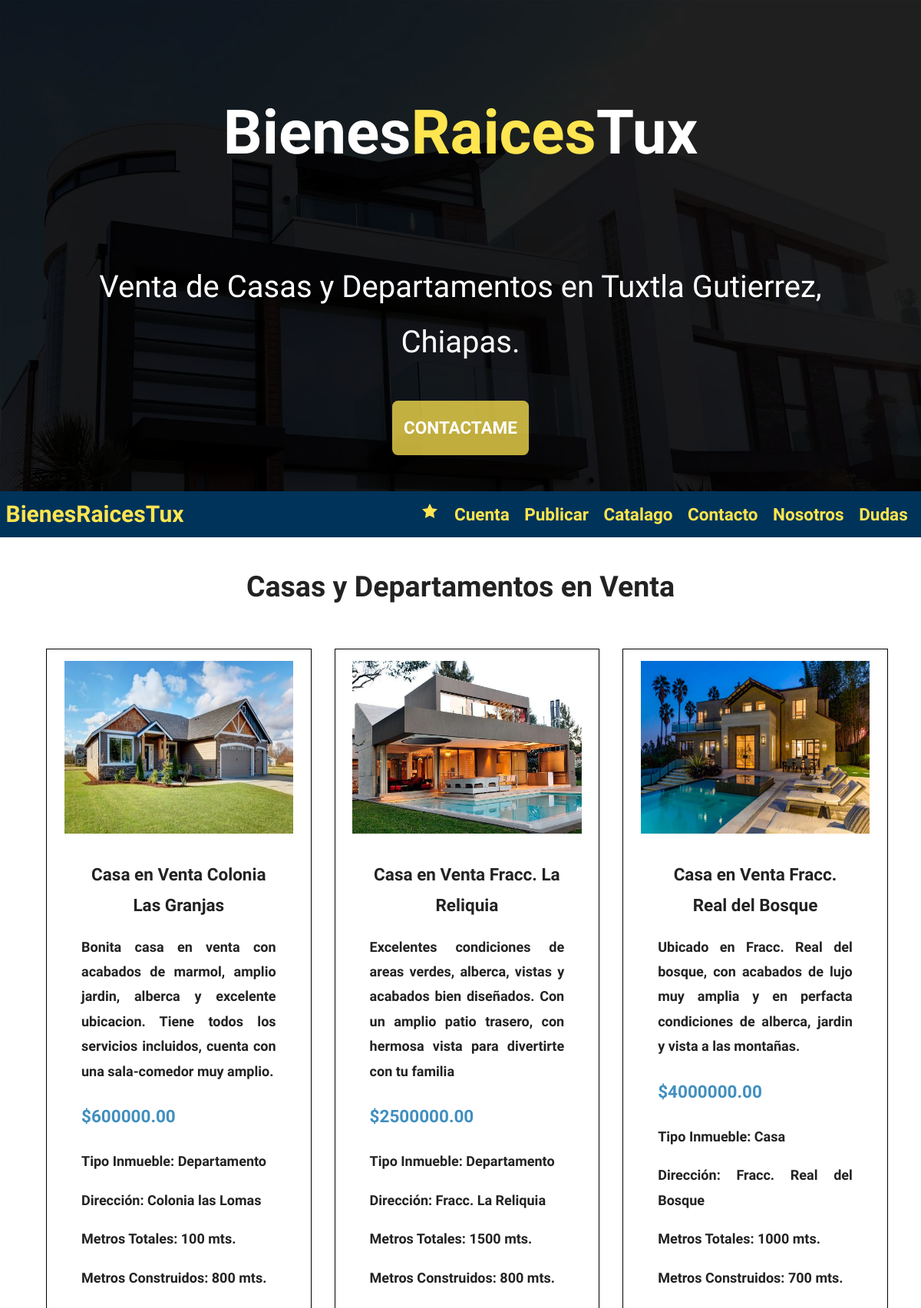
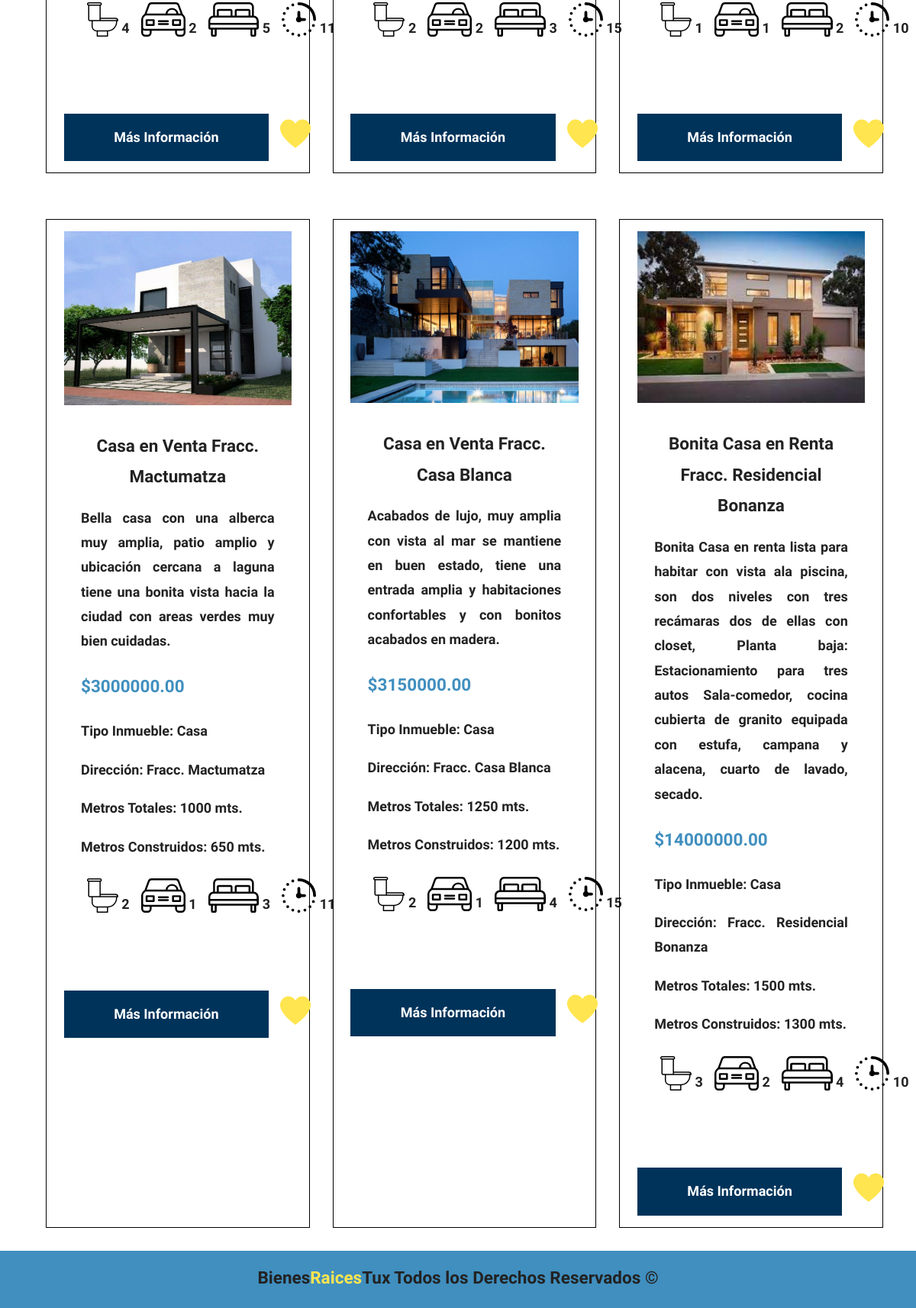
The app's page /venta.php with its own data (2 pictures, top to bottom).
### tables this page shows
CREATE TABLE `propiedades` (
  `IdPropiedad` int(11) NOT NULL,
  `nombrePropiedad` varchar(60) NOT NULL,
  `ocupacion` char(1) NOT NULL,
  `estado` varchar(10) NOT NULL,
  `tipoInmueble` varchar(30) NOT NULL,
  `precio` int(11) NOT NULL,
  `imagen` varchar(100) NOT NULL,
  `descripcion` text NOT NULL,
  `direccion` varchar(60) NOT NULL,
  `metrosTotales` int(11) NOT NULL,
  `metrosConstruidos` int(11) NOT NULL,
  `numHabitaciones` int(11) NOT NULL,
  `numBanos` int(11) NOT NULL,
  `numGarajes` int(11) NOT NULL,
  `Antiguedad` int(11) NOT NULL,
  `vendedores_IdVendedores` int(11) NOT NULL
);

### includes/funciones.php (called while the page is built, shortened)
<?php
function incluirTemplate(string $nombre)
{
    include TEMPLATES_URL . "${nombre}.php";
}

### includes/templates/anunciosventas.php (the view, shortened to what this page needs)
<?php
$db = conectarDB();
$query = "SELECT * FROM propiedades  WHERE ocupacion=1";
$resultado = mysqli_query($db, $query);
while ($propiedad = mysqli_fetch_assoc($resultado)) :
?>
    <div class="anuncio">
        <img loading="lazy" src="imagenes/<?php echo $propiedad['imagen']; ?>" alt="descatada 1" class="img-anuncio">
        <div class="info-anuncio">
            <h3><?php echo $propiedad['nombrePropiedad']; ?></h3>
            <p class="descripcion">
                <?php echo $propiedad['descripcion']; ?>
            </p>
            <p class="precio-anuncio">
                $<?php echo $propiedad['precio']; ?>.00
            </p>
            <p class="title">
                <span>Tipo Inmueble:</span> <?php echo $propiedad['tipoInmueble']; ?>
            </p>
            <p class="title">
                <span>Dirección:</span> <?php echo $propiedad['direccion']; ?>
            </p>
            <p class="title">
                <span>Metros Totales:</span> <?php echo $propiedad['metrosTotales']; ?> mts.
            </p>
            <p class="title">
                <span>Metros Construidos:</span> <?php echo $propiedad['metrosConstruidos']; ?> mts.
            </p>
            <ul class="iconos-caracteristicas">
                <li>
                    <img src="img/icono_wc.svg" alt="icono-wc" class="img-caracteristicas">
                    <p><?php echo $propiedad['numBanos']; ?></p>
                </li>
                <li>
                    <img src="img/icono_estacionamiento.svg" alt="icono-estacionamiento" class="img-caracteristicas">
                    <p><?php echo $propiedad['numGarajes']; ?></p>
                </li>
                <li>
                    <img src="img/icono_dormitorio.svg" alt="icono-dormitorio" class="img-caracteristicas">
                    <p><?php echo $propiedad['numHabitaciones']; ?></p>
                </li>
                <li>
                    <img src="img/tiempo-trimestre-pasado.svg" alt="icono-antiguedad" class="img-caracteristicas">
                    <p><?php echo $propiedad['Antiguedad']; ?></p>
                </li>
            </ul>
        </div>
        <div class="grid">
            <a href="anuncios.php?id=<?php echo $propiedad['IdPropiedad']; ?>" class="btn-azul-block">
                Más Información
            </a>
            <a href="includes/templates/favorito.php?id=<?php echo $propiedad['IdPropiedad']; ?>&ocupacion=<?php echo $propiedad['ocupacion']; ?>">
                <img src="img/corazon.svg" alt="icono-antiguedad" class="icono-favoritos">
            </a>
        </div>
    </div>
<?php
endwhile;
?>

### includes/templates/header.php (shortened to what this page needs)
<!DOCTYPE html>
<html lang="es">
<head>
    <link rel="stylesheet" href="css/style.css">
    <link rel="stylesheet" href="css/normalize.css">
</head>
<body>
    <header>
        <div class="head">
            <div class="head-title">
                <h1>Bienes<span>Raices</span>Tux</h1>
            </div>
            <div class="head-text">
                Venta de Casas y Departamentos en Tuxtla Gutierrez, Chiapas.
            </div>
            <a href="contacto.php" class="boton">Contactame</a>
        </div>
    </header>
    <section class="container container-menu menu">
        <div class="logo">
            <a href="index.php">BienesRaicesTux</a>
        </div>
        <nav class="bar-nav">
            <ul class="bar-menu" id="bar-menu">
                <li class="menu--item">
                    <a class="menu--link none" href="favoritos.php">
                        <svg class="none favorito" xmlns=" http://www.w3.org/2000/svg" width="24" height="24" viewBox="0 0 24 24">
                            <path d="M12 17.75l-6.172 3.245l1.179 -6.873l-5 -4.867l6.9 -1l3.086 -6.253l3.086 6.253l6.9 1l-5 4.867l1.179 6.873z" />
                        </svg>
                    </a>
                </li>
                <li class="menu--item contenedor-menu">
                    <a class="menu--link submenu-btn" href="#">Cuenta
                    </a>
                </li>
                <li class="menu--item">
                    <a class="menu--link" href="publicar.php">Publicar</a>
                </li>
                <li class="menu--item contenedor-menu">
                    <a class="menu--link submenu-btn" href="#">Catalago
                    </a>
                </li>
                <li class="menu--item">
                    <a class="menu--link" href="contacto.php">Contacto</a>
                </li>
                <li class="menu--item">
                    <a class="menu--link" href="nosotros.php">Nosotros</a>
                </li>
                <li class="menu--item">
                    <a class="menu--link" href="dudas.php">Dudas</a>
                </li>
            </ul>
        </nav>
    </section>

### venta.php (shortened to what this page needs)
<?php
require 'includes/funciones.php';
incluirTemplate('header');
?>
<section class="contenedor">
    <div class="catalago-home">
        <h2>
            Casas y Departamentos en Venta
        </h2>
        <div class="catalago-container">
            <?php
            include 'includes/templates/anunciosventas.php';
            ?>
        </div>
    </div>
</section>
<footer>
    <p>Bienes<span>Raices</span>Tux Todos los Derechos Reservados &copy;</p>
</footer>
</body>
</html>

### records on screen
propiedades: imagen (picture), nombrePropiedad "Casa en Venta Colonia Las Granjas", descripcion "Bonita casa en venta con acabados de marmol, amplio jardin, alberca y excelente ubicacion. Tiene todos los servicios incluidos, cuenta con una sala-comedor muy amplio.", precio "600000", tipoInmueble "Departamento", direccion "Colonia las Lomas", metrosTotales "100", metrosConstruidos "800", numBanos "4", numGarajes "2", numHabitaciones "5", Antiguedad "11"
propiedades: imagen (picture), nombrePropiedad "Casa en Venta Fracc. La Reliquia", descripcion "Excelentes condiciones de areas verdes, alberca, vistas y acabados bien diseñados. Con un amplio patio trasero, con hermosa vista para divertirte con tu familia", precio "2500000", tipoInmueble "Departamento", direccion "Fracc. La Reliquia", metrosTotales "1500", metrosConstruidos "800", numBanos "2", numGarajes "2", numHabitaciones "3", Antiguedad "15"
propiedades: imagen (picture), nombrePropiedad "Casa en Venta Fracc. Real del Bosque", descripcion "Ubicado en Fracc. Real del bosque, con acabados de lujo muy amplia y en perfacta condiciones de alberca, jardin y vista a las montañas.", precio "4000000", tipoInmueble "Casa", direccion "Fracc. Real del Bosque", metrosTotales "1000", metrosConstruidos "700", numBanos "1", numGarajes "1", numHabitaciones "2", Antiguedad "10"
propiedades: imagen (picture), nombrePropiedad "Casa en Venta Fracc. Mactumatza", descripcion "Bella casa con una alberca muy amplia, patio amplio y ubicación cercana a laguna tiene una bonita vista hacia la ciudad con areas verdes muy bien cuidadas.", precio "3000000", tipoInmueble "Casa", direccion "Fracc. Mactumatza", metrosTotales "1000", metrosConstruidos "650", numBanos "2", numGarajes "1", numHabitaciones "3", Antiguedad "11"
propiedades: imagen (picture), nombrePropiedad "Casa en Venta Fracc. Casa Blanca", descripcion "Acabados de lujo, muy amplia con vista al mar se mantiene en buen estado, tiene una entrada amplia y habitaciones confortables y con bonitos acabados en madera.", precio "3150000", tipoInmueble "Casa", direccion "Fracc. Casa Blanca", metrosTotales "1250", metrosConstruidos "1200", numBanos "2", numGarajes "1", numHabitaciones "4", Antiguedad "15"
propiedades: imagen (picture), nombrePropiedad "Bonita Casa en Renta Fracc. Residencial Bonanza", descripcion "Bonita Casa en renta lista para habitar con vista ala piscina, son dos niveles con tres recámaras dos de ellas con closet, Planta baja: Estacionamiento para tres autos Sala-comedor, cocina cubierta de granito equipada con estufa, campana y alacena, cuarto de lavado, secado.", precio "14000000", tipoInmueble "Casa", direccion "Fracc. Residencial Bonanza", metrosTotales "1500", metrosConstruidos "1300", numBanos "3", numGarajes "2", numHabitaciones "4", Antiguedad "10"
